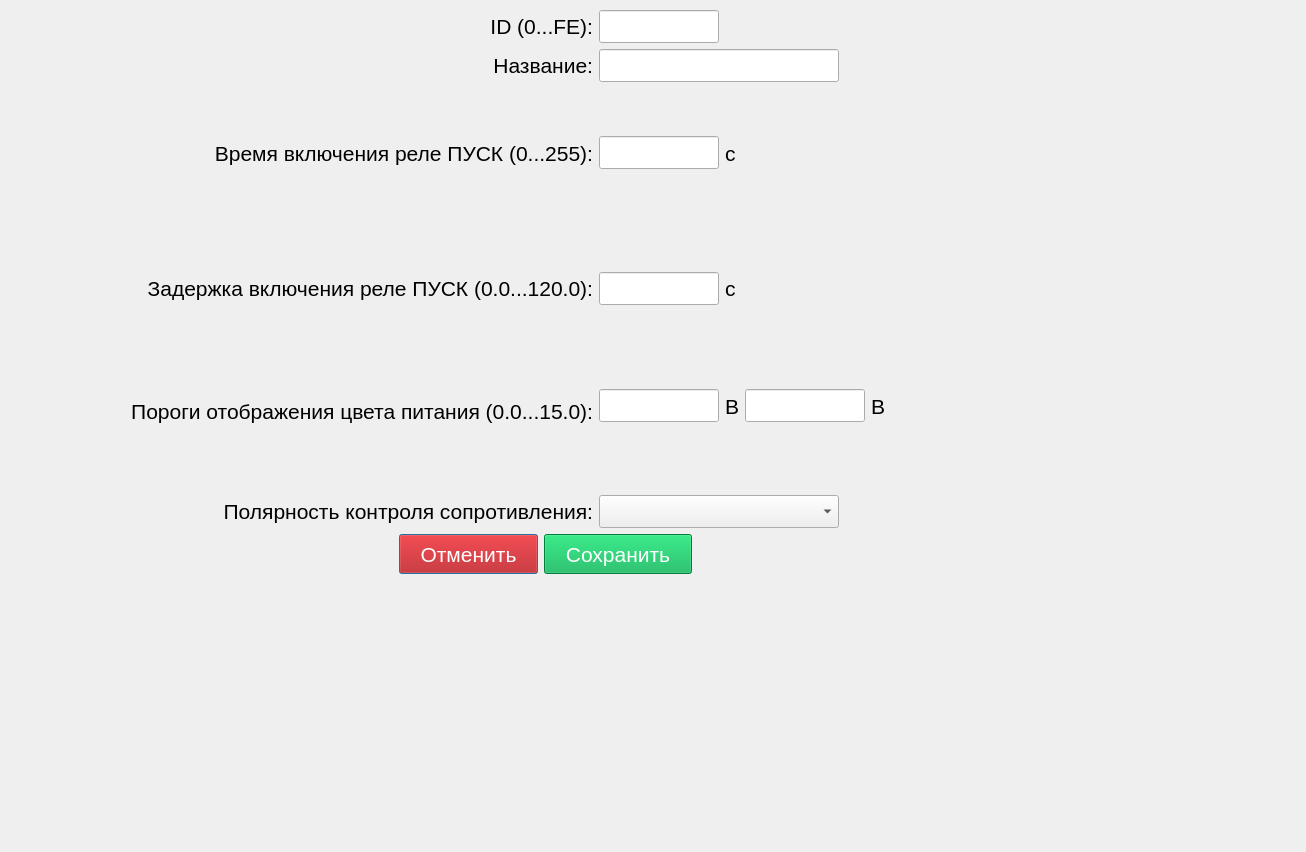
<?xml version="1.0" encoding="UTF-8"?>
<ui version="4.0">
 <class>Appset</class>
 <widget class="QDialog" name="Appset">
  <property name="geometry">
   <rect>
    <x>0</x>
    <y>0</y>
    <width>1306</width>
    <height>852</height>
   </rect>
  </property>
  <property name="windowTitle">
   <string>Dialog</string>
  </property>
  <widget class="QWidget" name="gridLayoutWidget">
   <property name="geometry">
    <rect>
     <x>10</x>
     <y>10</y>
     <width>1070</width>
     <height>584</height>
    </rect>
   </property>
   <layout class="QGridLayout" name="gridLayout">
    <item row="1" column="2" colspan="2">
     <layout class="QHBoxLayout" name="horizontalLayout_6">
      <item>
       <widget class="QLineEdit" name="eDst">
        <property name="maximumSize">
         <size>
          <width>16777215</width>
          <height>16777215</height>
         </size>
        </property>
        <property name="font">
         <font>
          <pointsize>16</pointsize>
         </font>
        </property>
       </widget>
      </item>
     </layout>
    </item>
    <item row="10" column="0" colspan="6">
     <layout class="QHBoxLayout" name="horizontalLayout">
      <item>
       <spacer name="horizontalSpacer_3">
        <property name="orientation">
         <enum>Qt::Horizontal</enum>
        </property>
        <property name="sizeType">
         <enum>QSizePolicy::Fixed</enum>
        </property>
        <property name="sizeHint" stdset="0">
         <size>
          <width>20</width>
          <height>20</height>
         </size>
        </property>
       </spacer>
      </item>
      <item>
       <spacer name="horizontalSpacer_15">
        <property name="orientation">
         <enum>Qt::Horizontal</enum>
        </property>
        <property name="sizeHint" stdset="0">
         <size>
          <width>40</width>
          <height>20</height>
         </size>
        </property>
       </spacer>
      </item>
      <item>
       <widget class="QPushButton" name="cancelBtn">
        <property name="sizePolicy">
         <sizepolicy hsizetype="Preferred" vsizetype="Fixed">
          <horstretch>0</horstretch>
          <verstretch>0</verstretch>
         </sizepolicy>
        </property>
        <property name="minimumSize">
         <size>
          <width>0</width>
          <height>40</height>
         </size>
        </property>
        <property name="font">
         <font>
          <pointsize>16</pointsize>
         </font>
        </property>
        <property name="styleSheet">
         <string notr="true">background-color: rgb(187, 2, 0);
color: rgb(255, 255, 255);</string>
        </property>
        <property name="text">
         <string>   Отменить   </string>
        </property>
       </widget>
      </item>
      <item>
       <widget class="QPushButton" name="okBtn">
        <property name="sizePolicy">
         <sizepolicy hsizetype="Preferred" vsizetype="Fixed">
          <horstretch>0</horstretch>
          <verstretch>0</verstretch>
         </sizepolicy>
        </property>
        <property name="minimumSize">
         <size>
          <width>0</width>
          <height>40</height>
         </size>
        </property>
        <property name="maximumSize">
         <size>
          <width>250</width>
          <height>16777215</height>
         </size>
        </property>
        <property name="font">
         <font>
          <pointsize>16</pointsize>
         </font>
        </property>
        <property name="autoFillBackground">
         <bool>false</bool>
        </property>
        <property name="styleSheet">
         <string notr="true">background-color: rgb(0, 175, 80);
color: rgb(255, 255, 255);</string>
        </property>
        <property name="text">
         <string>   Сохранить   </string>
        </property>
       </widget>
      </item>
      <item>
       <spacer name="horizontalSpacer_14">
        <property name="orientation">
         <enum>Qt::Horizontal</enum>
        </property>
        <property name="sizeHint" stdset="0">
         <size>
          <width>40</width>
          <height>20</height>
         </size>
        </property>
       </spacer>
      </item>
      <item>
       <spacer name="horizontalSpacer_4">
        <property name="orientation">
         <enum>Qt::Horizontal</enum>
        </property>
        <property name="sizeType">
         <enum>QSizePolicy::Fixed</enum>
        </property>
        <property name="sizeHint" stdset="0">
         <size>
          <width>20</width>
          <height>20</height>
         </size>
        </property>
       </spacer>
      </item>
     </layout>
    </item>
    <item row="4" column="1">
     <widget class="QLabel" name="label_3">
      <property name="sizePolicy">
       <sizepolicy hsizetype="Preferred" vsizetype="Preferred">
        <horstretch>0</horstretch>
        <verstretch>0</verstretch>
       </sizepolicy>
      </property>
      <property name="font">
       <font>
        <pointsize>16</pointsize>
       </font>
      </property>
      <property name="text">
       <string>Задержка включения реле ПУСК (0.0...120.0):</string>
      </property>
      <property name="alignment">
       <set>Qt::AlignRight|Qt::AlignTrailing|Qt::AlignVCenter</set>
      </property>
     </widget>
    </item>
    <item row="1" column="1">
     <widget class="QLabel" name="label_8">
      <property name="font">
       <font>
        <pointsize>16</pointsize>
       </font>
      </property>
      <property name="text">
       <string>Название:</string>
      </property>
      <property name="alignment">
       <set>Qt::AlignRight|Qt::AlignTrailing|Qt::AlignVCenter</set>
      </property>
     </widget>
    </item>
    <item row="3" column="2" colspan="4">
     <layout class="QHBoxLayout" name="horizontalLayout_7">
      <item>
       <widget class="QLineEdit" name="eT1">
        <property name="maximumSize">
         <size>
          <width>120</width>
          <height>16777215</height>
         </size>
        </property>
        <property name="font">
         <font>
          <pointsize>16</pointsize>
         </font>
        </property>
       </widget>
      </item>
      <item>
       <widget class="QLabel" name="label_10">
        <property name="font">
         <font>
          <pointsize>16</pointsize>
         </font>
        </property>
        <property name="text">
         <string>с</string>
        </property>
       </widget>
      </item>
      <item>
       <spacer name="horizontalSpacer_9">
        <property name="orientation">
         <enum>Qt::Horizontal</enum>
        </property>
        <property name="sizeHint" stdset="0">
         <size>
          <width>40</width>
          <height>20</height>
         </size>
        </property>
       </spacer>
      </item>
     </layout>
    </item>
    <item row="13" column="2">
     <spacer name="verticalSpacer_5">
      <property name="orientation">
       <enum>Qt::Vertical</enum>
      </property>
      <property name="sizeType">
       <enum>QSizePolicy::Fixed</enum>
      </property>
      <property name="sizeHint" stdset="0">
       <size>
        <width>20</width>
        <height>20</height>
       </size>
      </property>
     </spacer>
    </item>
    <item row="6" column="0">
     <spacer name="spacer_2">
      <property name="orientation">
       <enum>Qt::Horizontal</enum>
      </property>
      <property name="sizeType">
       <enum>QSizePolicy::Fixed</enum>
      </property>
      <property name="sizeHint" stdset="0">
       <size>
        <width>20</width>
        <height>20</height>
       </size>
      </property>
     </spacer>
    </item>
    <item row="4" column="2" colspan="4">
     <layout class="QHBoxLayout" name="horizontalLayout_8">
      <item>
       <widget class="QLineEdit" name="eT2">
        <property name="sizePolicy">
         <sizepolicy hsizetype="Preferred" vsizetype="Fixed">
          <horstretch>0</horstretch>
          <verstretch>0</verstretch>
         </sizepolicy>
        </property>
        <property name="maximumSize">
         <size>
          <width>120</width>
          <height>16777215</height>
         </size>
        </property>
        <property name="font">
         <font>
          <pointsize>16</pointsize>
         </font>
        </property>
       </widget>
      </item>
      <item>
       <widget class="QLabel" name="label_9">
        <property name="sizePolicy">
         <sizepolicy hsizetype="Preferred" vsizetype="Preferred">
          <horstretch>0</horstretch>
          <verstretch>0</verstretch>
         </sizepolicy>
        </property>
        <property name="font">
         <font>
          <pointsize>16</pointsize>
         </font>
        </property>
        <property name="text">
         <string>с</string>
        </property>
       </widget>
      </item>
      <item>
       <spacer name="horizontalSpacer_2">
        <property name="orientation">
         <enum>Qt::Horizontal</enum>
        </property>
        <property name="sizeHint" stdset="0">
         <size>
          <width>40</width>
          <height>20</height>
         </size>
        </property>
       </spacer>
      </item>
     </layout>
    </item>
    <item row="6" column="2" colspan="3">
     <layout class="QGridLayout" name="gridLayout_2">
      <item row="1" column="0" colspan="2">
       <layout class="QHBoxLayout" name="horizontalLayout_9">
        <item>
         <widget class="QWidget" name="wRYG" native="true">
          <property name="maximumSize">
           <size>
            <width>16777215</width>
            <height>30</height>
           </size>
          </property>
         </widget>
        </item>
       </layout>
      </item>
      <item row="1" column="2">
       <spacer name="verticalSpacer_2">
        <property name="orientation">
         <enum>Qt::Vertical</enum>
        </property>
        <property name="sizeType">
         <enum>QSizePolicy::Fixed</enum>
        </property>
        <property name="sizeHint" stdset="0">
         <size>
          <width>20</width>
          <height>20</height>
         </size>
        </property>
       </spacer>
      </item>
      <item row="0" column="0" colspan="2">
       <layout class="QHBoxLayout" name="horizontalLayout_2">
        <property name="spacing">
         <number>6</number>
        </property>
        <item>
         <widget class="QLineEdit" name="eU1">
          <property name="sizePolicy">
           <sizepolicy hsizetype="Preferred" vsizetype="Fixed">
            <horstretch>0</horstretch>
            <verstretch>0</verstretch>
           </sizepolicy>
          </property>
          <property name="maximumSize">
           <size>
            <width>120</width>
            <height>16777215</height>
           </size>
          </property>
          <property name="font">
           <font>
            <pointsize>16</pointsize>
           </font>
          </property>
         </widget>
        </item>
        <item>
         <widget class="QLabel" name="label_11">
          <property name="sizePolicy">
           <sizepolicy hsizetype="Preferred" vsizetype="Preferred">
            <horstretch>0</horstretch>
            <verstretch>0</verstretch>
           </sizepolicy>
          </property>
          <property name="font">
           <font>
            <pointsize>16</pointsize>
           </font>
          </property>
          <property name="text">
           <string>В</string>
          </property>
         </widget>
        </item>
        <item>
         <widget class="QLineEdit" name="eU2">
          <property name="sizePolicy">
           <sizepolicy hsizetype="Preferred" vsizetype="Fixed">
            <horstretch>0</horstretch>
            <verstretch>0</verstretch>
           </sizepolicy>
          </property>
          <property name="maximumSize">
           <size>
            <width>120</width>
            <height>16777215</height>
           </size>
          </property>
          <property name="font">
           <font>
            <pointsize>16</pointsize>
           </font>
          </property>
         </widget>
        </item>
        <item>
         <widget class="QLabel" name="label_6">
          <property name="sizePolicy">
           <sizepolicy hsizetype="Preferred" vsizetype="Preferred">
            <horstretch>0</horstretch>
            <verstretch>0</verstretch>
           </sizepolicy>
          </property>
          <property name="font">
           <font>
            <pointsize>16</pointsize>
           </font>
          </property>
          <property name="text">
           <string>В</string>
          </property>
         </widget>
        </item>
        <item>
         <spacer name="horizontalSpacer">
          <property name="orientation">
           <enum>Qt::Horizontal</enum>
          </property>
          <property name="sizeHint" stdset="0">
           <size>
            <width>40</width>
            <height>20</height>
           </size>
          </property>
         </spacer>
        </item>
       </layout>
      </item>
     </layout>
    </item>
    <item row="3" column="1">
     <widget class="QLabel" name="label_2">
      <property name="font">
       <font>
        <pointsize>16</pointsize>
       </font>
      </property>
      <property name="text">
       <string>Время включения реле ПУСК (0...255):</string>
      </property>
      <property name="alignment">
       <set>Qt::AlignRight|Qt::AlignTrailing|Qt::AlignVCenter</set>
      </property>
     </widget>
    </item>
    <item row="6" column="1">
     <layout class="QGridLayout" name="gridLayout_3">
      <item row="1" column="0">
       <spacer name="verticalSpacer_3">
        <property name="orientation">
         <enum>Qt::Vertical</enum>
        </property>
        <property name="sizeType">
         <enum>QSizePolicy::Fixed</enum>
        </property>
        <property name="sizeHint" stdset="0">
         <size>
          <width>20</width>
          <height>25</height>
         </size>
        </property>
       </spacer>
      </item>
      <item row="0" column="0">
       <widget class="QLabel" name="label_4">
        <property name="sizePolicy">
         <sizepolicy hsizetype="Preferred" vsizetype="Preferred">
          <horstretch>0</horstretch>
          <verstretch>0</verstretch>
         </sizepolicy>
        </property>
        <property name="font">
         <font>
          <pointsize>16</pointsize>
         </font>
        </property>
        <property name="text">
         <string>Пороги отображения цвета питания (0.0...15.0):</string>
        </property>
        <property name="alignment">
         <set>Qt::AlignRight|Qt::AlignTrailing|Qt::AlignVCenter</set>
        </property>
       </widget>
      </item>
     </layout>
    </item>
    <item row="7" column="1">
     <widget class="QLabel" name="label_7">
      <property name="sizePolicy">
       <sizepolicy hsizetype="Preferred" vsizetype="Preferred">
        <horstretch>0</horstretch>
        <verstretch>0</verstretch>
       </sizepolicy>
      </property>
      <property name="font">
       <font>
        <pointsize>16</pointsize>
       </font>
      </property>
      <property name="text">
       <string>Полярность контроля сопротивления:</string>
      </property>
      <property name="alignment">
       <set>Qt::AlignRight|Qt::AlignTrailing|Qt::AlignVCenter</set>
      </property>
     </widget>
    </item>
    <item row="0" column="1">
     <widget class="QLabel" name="label">
      <property name="font">
       <font>
        <pointsize>16</pointsize>
       </font>
      </property>
      <property name="text">
       <string>ID (0...FE):</string>
      </property>
      <property name="alignment">
       <set>Qt::AlignRight|Qt::AlignTrailing|Qt::AlignVCenter</set>
      </property>
     </widget>
    </item>
    <item row="0" column="2">
     <widget class="QLineEdit" name="eID">
      <property name="maximumSize">
       <size>
        <width>120</width>
        <height>16777215</height>
       </size>
      </property>
      <property name="font">
       <font>
        <pointsize>16</pointsize>
       </font>
      </property>
     </widget>
    </item>
    <item row="7" column="2" colspan="2">
     <widget class="QComboBox" name="ePolarity">
      <property name="sizePolicy">
       <sizepolicy hsizetype="Preferred" vsizetype="Fixed">
        <horstretch>0</horstretch>
        <verstretch>0</verstretch>
       </sizepolicy>
      </property>
      <property name="font">
       <font>
        <pointsize>16</pointsize>
       </font>
      </property>
     </widget>
    </item>
   </layout>
  </widget>
 </widget>
 <tabstops>
  <tabstop>eID</tabstop>
  <tabstop>ePolarity</tabstop>
 </tabstops>
 <resources/>
 <connections/>
</ui>
